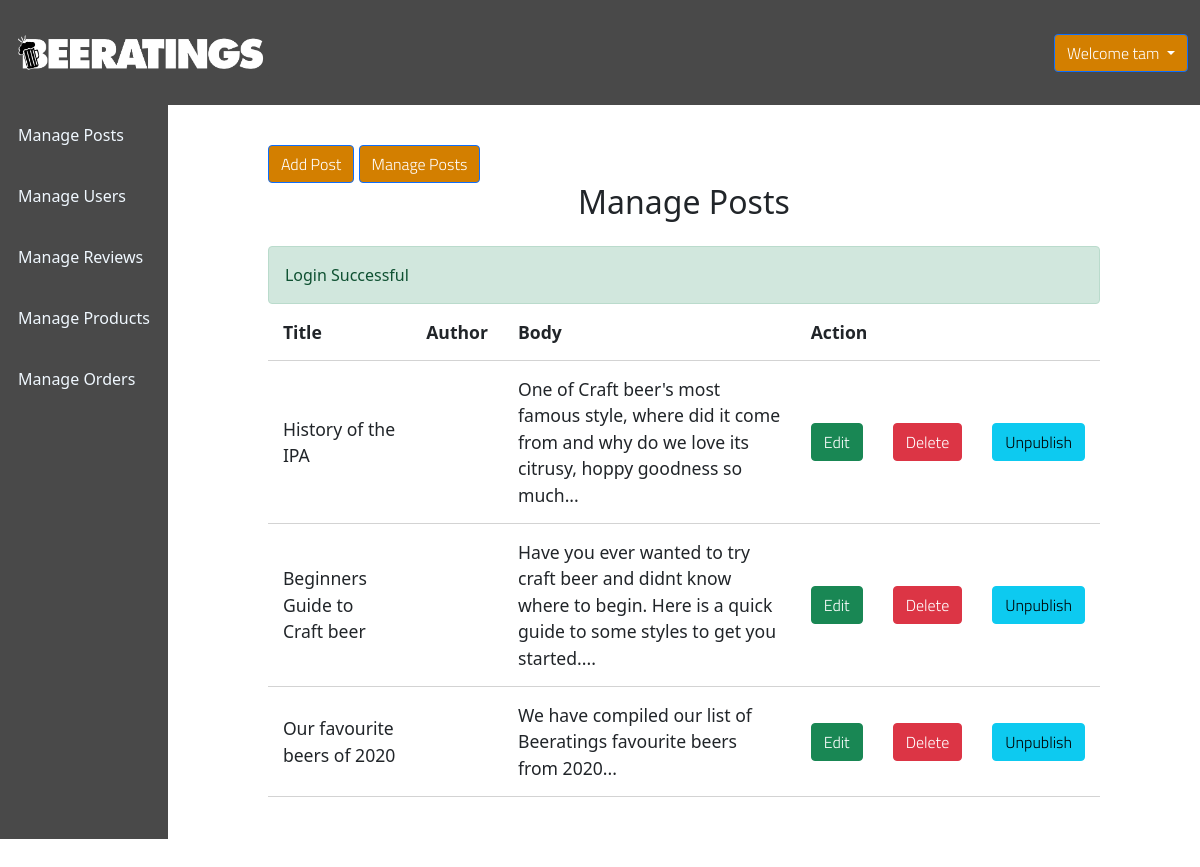
The app's page /beeratings/admin/posts/admin_posts.php (signed in) with its own data.
### tables this page shows
CREATE TABLE `blog` (
  `id` int(10) NOT NULL,
  `title` varchar(500) NOT NULL,
  `body` text NOT NULL,
  `created_at` datetime NOT NULL DEFAULT current_timestamp(),
  `user_id` int(11) NOT NULL,
  `image` varchar(255) NOT NULL,
  `published` tinyint(4) NOT NULL
);

### beeratings/admin/posts/post.php (called while the page is built, shortened)
<?php
  include_once("../../../includes/db.php");
    $table = 'blog';
    $posts = selectALL($table);

### includes/db.php (called while the page is built, shortened)
<?php
require('dbconnect.php');
function selectALL($table, $conditions = [])
{
    global $conn;
    $sql = "SELECT * FROM $table";
    if (empty($conditions)) {
        $stmt = $conn->prepare($sql);
        $stmt->execute();
        $records = $stmt->get_result()->fetch_all(MYSQLI_ASSOC);
        return $records;
    }
}

### beeratings/admin/posts/admin_posts.php (the view, shortened to what this page needs)
<?php include_once("post.php");
?>
<!DOCTYPE html>
<html lang="en">
    <head>
        <link rel="stylesheet"
            href="https://use.fontawesome.com/releases/v5.7.2/css/all.css"
>
        <link href="https://cdn.jsdelivr.net/npm/bootstrap@5.0.0-beta3/dist/css/bootstrap.min.css" rel="stylesheet">
        <link rel="stylesheet" href="../../css/admin.css">
    </head>
    <body>
        <?php include_once("../includes/admin_header.php"); ?>
        <div class="admin-wrapper">
        <?php include_once("../includes/admin_sidemenu.php"); ?>
            <div class="admin-content">
                <div class="button-group">
                    <a href="create.php" class="btn btn-primary">Add Post</a>
                    <a href="admin_posts.php" class="btn btn-primary">Manage Posts</a>
                </div>
                <div class="content">
                    <h2 class="page-title">Manage Posts</h2>
                    <?php include_once("../../../includes/messages.php"); ?>
                    <table>
                        <thead>
                            <th>Title</th>
                            <th>Author</th>
                            <th>Body</th>
                            <th colspan="3">Action</th>
                        </thead>
                        <tbody>
                            <?php
                             foreach ($posts as $key => $post):?>
                                <tr>
                                <td><?php echo $post['title']?></td>
                                <td></td>
                                <td><?php echo $post['body']?></td>
                                <td><a href="edit.php?id=<?php echo $post['id'];?>" class="btn btn-success">Edit</a></td>
                                <td><a href="admin_posts.php?del_id=<?php echo $post['id'];?>" class="btn btn-danger">Delete</a></td>
                                <?php if ($post['published']):?>
                                <td><a href="edit.php?published=0&p_id=<?php echo $post['id']?>" class="btn btn-info unpublish">Unpublish</a></td>
                                <?php else:?>
                                <td><a href="edit.php?published=1&p_id=<?php echo $post['id']?>" class="btn btn-info publish">Publish</a></td>
                                <?php endif;?>
                            </tr>
                            <?php endforeach;?>
                        </tbody>
                    </table>
                </div>
            </div>
        </div>
    </body>
</html>

### beeratings/css/admin.css (style rules this page uses)
.admin-wrapper { display: flex; height: calc(100% - 66px); }
.btn { font-family: 'Titillium Web', sans-serif; font-weight: 300; }
.admin-wrapper .admin-content { flex: 8; height: 100%; padding: 40px 100px 100px; overflow-y: scroll; }
.admin-content .page-title { text-align: center; margin-bottom: 1.5rem; }
table { width: 100%; border-collapse: collapse; font-size: 1.1rem; }
th, td { padding: 15px; text-align: left; border-bottom: 1px solid #d3d3d3; }
* { box-sizing: border-box }
html, body { height: 100%; padding: 0px; margin: 0px; }
a { text-decoration: none; color: inherit; }
.btn-primary { background-color: #D37F00; }

### records on screen
blog: title "History of the IPA", body "One of Craft beer's most famous style, where did it come from and why do we love its citrusy, hoppy goodness so much..."
blog: title "Beginners Guide to Craft beer", body "Have you ever wanted to try craft beer and didnt know where to begin. Here is a quick guide to some styles to get you started...."
blog: title "Our favourite beers of 2020", body "We have compiled our list of Beeratings favourite beers from 2020..."

### other values on screen
$_SESSION['username'] "tam"
$_SESSION['message'] "Login Successful"
